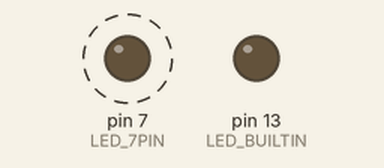
Simulated run of this sketch. Board: Arduino Uno, built with avr-gcc and run on an emulated ATmega328P. Shown: output pins drawn as LEDs (lit = HIGH). Dashed ring = blinking.

Above: at 0.5 s.
At 9.5 s:
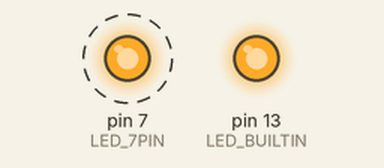
Timing chart, 0 to 13.0 s (numbered marks = the images above):
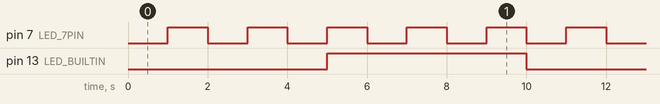

Measured:
- by itself, pin 7 (LED_7PIN): alternates HIGH for 1.0 s and LOW for 1.0 s
- by itself, pin 13 (LED_BUILTIN): alternates HIGH for 5.0 s and LOW for 5.0 s
- by itself, everything shown: repeats every 10.0 s, in 10 steps

The sketch:

003_2_blinking_led_millis.ino
```cpp
#define LED_7PIN 7 // номер выхода, подключенного к светодиоду

unsigned long previous_millis_led_7 = 0; // храним время последнего переключения светодиода
unsigned long previous_millis_led_builtin = 0;

const long interval_led_7 = 1000; // интервал между включение/выключением светодиода (1 секунда)
const long interval_led_builtin = 5000; // интервал между включение/выключением светодиода (5 секунд)

void setup() {
  // задаем режим выхода для порта, подключенного к светодиоду
  pinMode(LED_7PIN, OUTPUT);
  pinMode(LED_BUILTIN, OUTPUT);
}

void loop() {
  unsigned long current_millis = millis();

  //проверяем не прошел ли нужный интервал, если прошел то
  if (current_millis - previous_millis_led_7 >= interval_led_7) {
    // сохраняем время последнего переключения
    previous_millis_led_7 = current_millis;
    // устанавливаем состояния выхода, чтобы включить или выключить светодиод
    digitalWrite(LED_7PIN, !digitalRead(LED_7PIN));
  }

  //проверяем не прошел ли нужный интервал, если прошел то
  if (current_millis - previous_millis_led_builtin >= interval_led_builtin) {
    // сохраняем время последнего переключения
    previous_millis_led_builtin = current_millis;
    // устанавливаем состояния выхода, чтобы включить или выключить светодиод
    digitalWrite(LED_BUILTIN, !digitalRead(LED_BUILTIN));
  }
}
```
